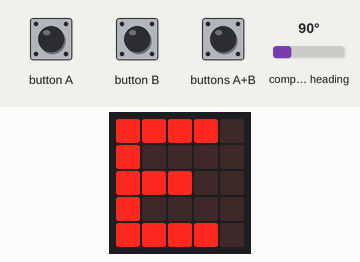
Simulated run of this program. Board: BBC micro:bit (MakeCode). On the bench: the board's 5×5 LED display. The inputs (shaded band) are chosen by the test bench; at power-on: compass heading 90°. The 48×5 strip is a reading aid, not a part: it shows the text the display is scrolling, unrolled, one strip-width of it at a time; the compass is already calibrated.

Above: at 1.2 s.
1.3 s: compass heading set to 22°
At 2.7 s:
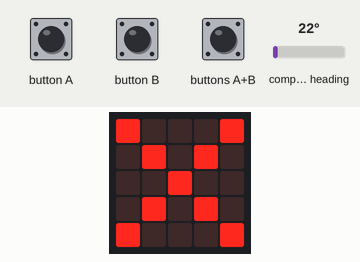
3.0 s: compass heading set to 18°
At 4.0 s:
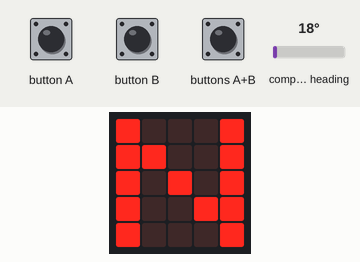
6.6 s: button A pressed for 0.15 s
7.3 s: compass heading set to 90°
9.4 s: compass heading set to 7°
At 12.0 s:
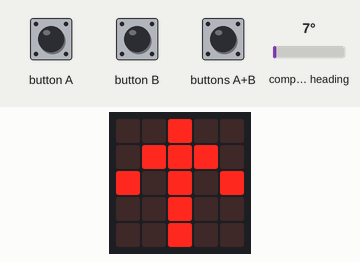
13.0 s: button A pressed for 0.15 s
At 14.2 s:
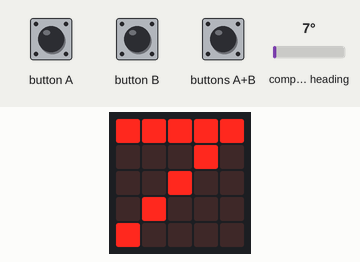
Timing chart, 0 to 16.0 s (numbered marks = the images above; inputs shaded):
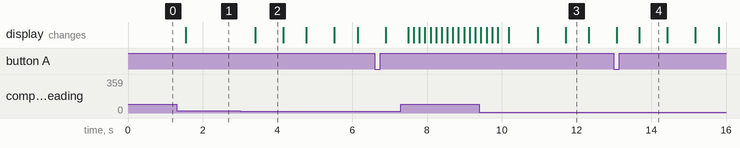

Measured:
- the behaviour switches between 21 and 20° on compass heading (found by bisection; images 1 and 2)
- after the input at 1.3 s, the display: changes after 0.24 s (image 1)
- after the input at 3.0 s, the display: changes after 0.40 s (image 2)
- after the input at 9.4 s, the display: first differs from a run without the input after 1.6 s (image 3 shows a later state)
- after the input at 13.0 s, the display: first differs from a run without the input after 0.68 s (image 4)
- what the display in image 2 shows lasts 0.8 s, from 3.4 s to 4.2 s
- what the display in image 3 shows lasts 0.6 s, from 11.7 s to 12.3 s

The program:

main.ts
```typescript
let 方位 = 0
input.onButtonPressed(Button.A, function () {
    方位 = input.compassHeading()
    basic.showNumber(方位)
})
input.onButtonPressed(Button.AB, function () {
    input.calibrateCompass()
})
basic.forever(function () {
    方位 = input.compassHeading()
    if (方位 <= 20 || 方位 >= 340) {
        basic.showString("N")
        basic.showArrow(ArrowNames.North)
    } else if (方位 >= 70 && 方位 <= 110) {
        basic.showString("E")
    } else if (方位 >= 160 && 方位 <= 200) {
        basic.showString("S")
    } else if (方位 >= 250 && 方位 <= 290) {
        basic.showString("W")
    } else {
        basic.showIcon(IconNames.No)
    }
})
```

test.ts
```typescript
// 在這裡測試；當此封包作為擴充功能時，將不會編譯此內容。
```
